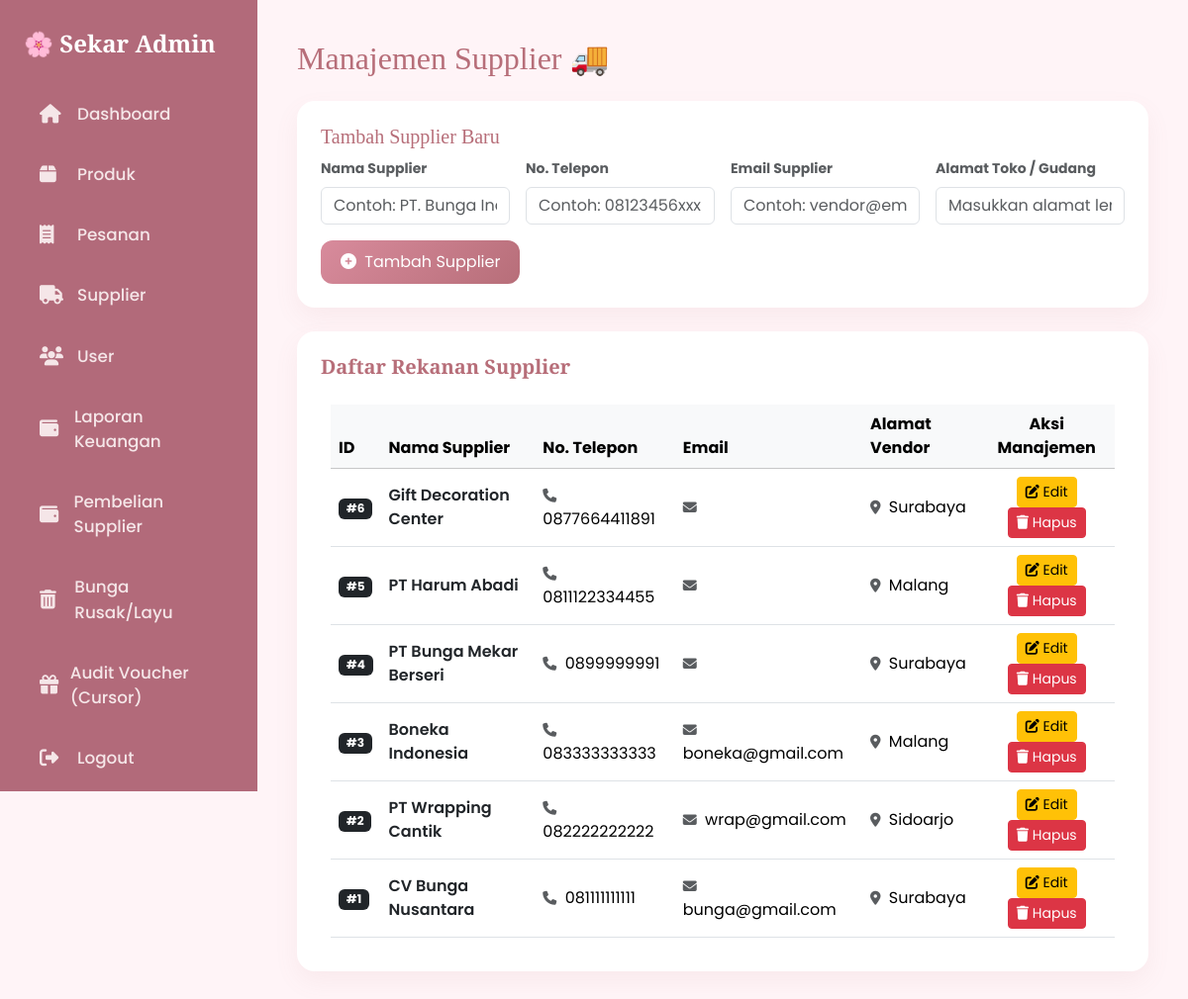
Before: /supplier_admin.php (signed in) with the older database file.
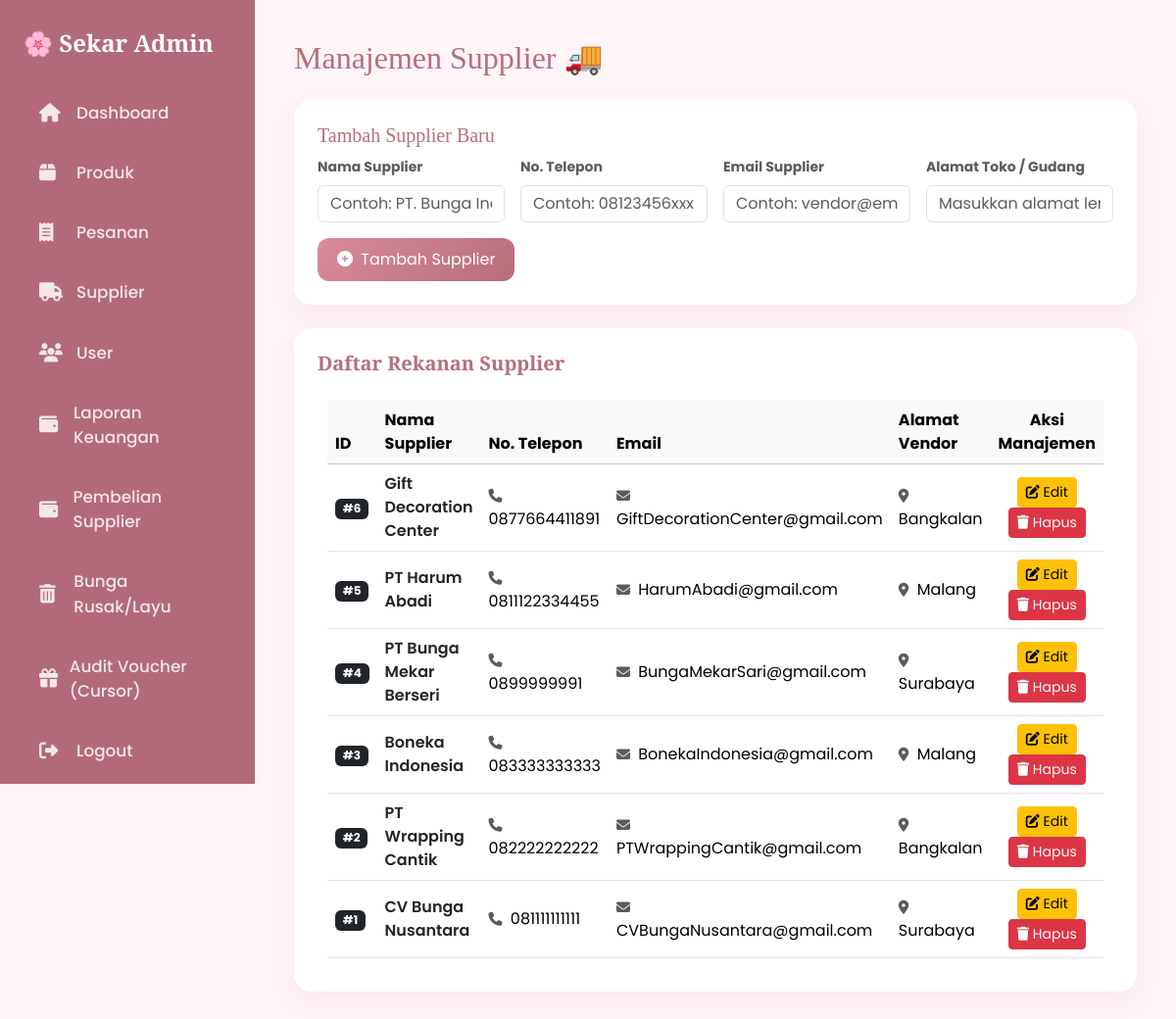
After: the same page with the newer database file.
### tables this page shows
CREATE TABLE `supplier` (
  `id_supplier` int(11) NOT NULL,
  `nama_supplier` varchar(100) NOT NULL,
  `alamat` text DEFAULT NULL,
  `telepon` varchar(20) DEFAULT NULL,
  `email` varchar(100) DEFAULT NULL
);

### supplier_admin.php (the view, shortened to what the changed rows need)
<?php
include 'koneksi.php';
$data = $koneksi->query("SELECT * FROM supplier ORDER BY id_supplier DESC");
?>
<!DOCTYPE html>
<html lang="id">
<head>
    <link rel="stylesheet" href="https://cdn.jsdelivr.net/npm/bootstrap@5.3.2/dist/css/bootstrap.min.css">
    <link rel="stylesheet" href="https://cdnjs.cloudflare.com/ajax/libs/font-awesome/6.4.2/css/all.min.css">
</head>
<body>
<div class="main">
    <h2 class="mb-4">Manajemen Supplier 🚚</h2>
    <div class="card card-box p-4 bg-white">
        <div class="table-responsive">
            <table class="table table-hover align-middle m-0">
                <thead class="table-light">
                    <tr>
                        <th>ID</th>
                        <th>Nama Supplier</th>
                        <th>No. Telepon</th>
                        <th>Email</th>
                        <th>Alamat Vendor</th>
                        <th class="text-center">Aksi Manajemen</th>
                    </tr>
                </thead>
                <tbody>
                    <?php
                    if ($data && $data->num_rows > 0):
                        while ($row = $data->fetch_assoc()) {
                    ?>
                    <tr>
                        <td><span class="badge bg-dark">#<?= htmlspecialchars($row['id_supplier']) ?></span></td>
                        <td><span class="text-dark fw-semibold"><?= htmlspecialchars($row['nama_supplier']) ?></span></td>
                        <td><i class="fa fa-phone text-muted small me-1"></i> <?= htmlspecialchars($row['telepon']) ?></td>
                        <td><i class="fa fa-envelope text-muted small me-1"></i> <?= htmlspecialchars($row['email']) ?></td>
                        <td><i class="fa fa-map-marker-alt text-muted small me-1"></i> <?= htmlspecialchars($row['alamat']) ?></td>
                        <td class="text-center">
                            <a href="?edit=<?= $row['id_supplier'] ?>" class="btn btn-sm btn-warning"><i class="fa fa-edit"></i> Edit</a>
                            <a href="?delete=<?= $row['id_supplier'] ?>" class="btn btn-sm btn-danger"
                               onclick="return confirm('Apakah Anda yakin ingin menghapus vendor supplier ini dari sistem?')">
                               <i class="fa fa-trash"></i> Hapus
                            </a>
                        </td>
                    </tr>
                    <?php
                        }
                    else:
                    ?>
                    <tr>
                        <td colspan="6" class="text-center text-muted py-4">Belum ada mitra supplier yang terdaftar.</td>
                    </tr>
                    <?php endif; ?>
                </tbody>
            </table>
        </div>
    </div>
</div>
</body>
</html>

Changed rows visible on the page:
changed supplier "Gift Decoration Center": email (not shown) → "GiftDecorationCenter@gmail.com"; alamat "Surabaya" → "Bangkalan"
changed supplier "PT Harum Abadi": email (not shown) → "HarumAbadi@gmail.com"
changed supplier "PT Bunga Mekar Berseri": email (not shown) → "BungaMekarSari@gmail.com"
changed supplier "Boneka Indonesia": email "boneka@gmail.com" → "BonekaIndonesia@gmail.com"
changed supplier "PT Wrapping Cantik": email "wrap@gmail.com" → "PTWrappingCantik@gmail.com"; alamat "Sidoarjo" → "Bangkalan"
changed supplier "CV Bunga Nusantara": email "bunga@gmail.com" → "CVBungaNusantara@gmail.com"
